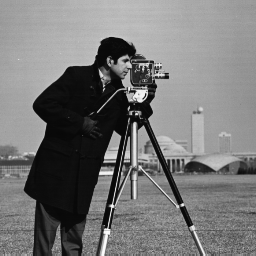
#> input picture test_images/camera.tif, 256 x 256 px
$ python cv_levelset.py test_images/camera.tif
#> lines starting #> are read from the running program, lines starting #| are printed output that depends on the picture
### helpers_cv_levelset.py
'''helpers_cv_levelset.py

Collection of functions use in the update iterations for the Chan Vese level set segmentation algorithm
proposed in the paper "Active Contours Without Edges - Chan, Vese - 2001"
'''
import math
import numpy as np

### FUNCTIONS #############################################################################################
def heaviside_reg(t, eps=1):
    '''Heaviside approximation in time
    Args:
        t (float):   time
        eps (float): regularization param
    '''
    return 0.5*(1 + 2/math.pi*math.atan2(t, eps))

# [7 lines left out: function delta_reg, not called in this run]

def coeff_A(lsf, i, j, mu=0.2, eta=10e-8):
    return mu / math.sqrt(eta**2 + (lsf[i+1,j]-lsf[i,j])**2 + ((lsf[i,j+1]-lsf[i,j-1])/2)**2)

def coeff_B(lsf, i, j, mu=0.2, eta=10e-8):
    return mu / math.sqrt(eta**2 + ((lsf[i+1,j]-lsf[i-1,j])/2)**2 + (lsf[i,j]-lsf[i+1,j])**2)

# [6 lines left out: function update_C, not called in this run]

def update_C_reg(image, lsf, selector=heaviside_reg):
    if isinstance(image, BoundsHandler_Base):
        M, N = image.array.shape
    else:
        M, N = image.shape

    c12 = [0, 0]
    for k in range(2):
        _c = 0
        _n = 0
        for i in range(M):
            for j in range(N):
                _c += image[i,j]*(k-selector(lsf[i,j]))
                _n += (k-selector(lsf[i,j]))
        c12[k] = _c/_n
        del _c, _n
    return tuple(c12)

# [8 lines left out: function update_fig_contour, not called in this run]

### CLASSES ###############################################################################################
class BoundsHandler_Base():
    '''Base class that doesnt implement safe bounds handling and throws numpy error instead'''
    def __init__(self, arr):
        self.array = arr

    def _bounds_handler(self, idx):
        return idx

    def __getitem__(self, idx):
        return self.array[self._bounds_handler(idx)]

    def __setitem__(self, idx, val):
        self.array[self._bounds_handler(idx)] = val

class BoundsHandler_Clamp(BoundsHandler_Base):
    '''Clamping bounds:
    arr[-1, j] = arr[0,   j]
    arr[M,  j] = arr[M-1, j]
    arr[i, -1] = arr[i,   0]
    arr[i,  N] = arr[i, N-1]
    '''
    def __init__(self, arr):
        super().__init__(arr)

    def _bounds_handler(self, idx):
        idx = list(idx)
        for i in range(len(idx)):
            if idx[i] >= self.array.shape[i]: idx[i] = self.array.shape[i]-1
            if idx[i] < 0: idx[i] = 0
        return tuple(idx)

class BoundsHandler_Mirror(BoundsHandler_Base):
    '''Mirroring bounds:
    arr[-1, j] = arr[+1,  j]
    arr[M,  j] = arr[M-2, j]
    arr[i, -1] = arr[i,  +1]
    arr[i,  N] = arr[i, N-2]
    '''
    def __init__(self, arr):
        super().__init__(arr)

    # [6 lines left out: function _bounds_handler, not called in this run]

### cv_levelset.py
'''cv_levelset.py

Implementation of the Chan Vese level set segmentation algorithm proposed in the
paper "Active Contours Without Edges - Chan, Vese - 2001" for grayscale 2D image data
'''
import time
import sys
import os
import math
import PIL
from PIL import Image
import numpy as np
from numpy import linalg
import matplotlib
import matplotlib.pyplot as plt
import helpers_cv_levelset as helpers
if __name__ != '__main__':
    raise ImportError('This module cannot be imported. Exiting with status (3)')

#################################################################
# load image from argv
if len(sys.argv) < 2:
    sys.exit('ArgumentError: Must supply image as an argument\n'
             '  Usage:  {!s} <image-file>'.format(sys.argv[0]))

p_image = sys.argv[1]
p_figs = os.path.join('figs', os.path.splitext(os.path.basename(p_image))[0])
os.makedirs(p_figs, exist_ok=True)
with Image.open(p_image) as image:
#> image is the input picture: PIL image 256x256 L; min 7, max 253, mean 118.7
    im = np.array(image)
M, N = im.shape
#> M = 256; N = 256
fig = plt.figure()
ax = fig.add_subplot(111)
ax.imshow(im, cmap='gray')

#################################################################
# settings
verbose = True
save_figs = True
output_filetype = '.png'

# Objective Functional Term Weights
mu = 0.2              # contour length regularizer
nu = 0                # contour area regularizer
lambda1 = lambda2 = 1 # two-term data fidelities

                      # Hyperparams
dt = 0.5              # iteration time step
eps = 1               # Heaviside/Delta regularizer
eta = 10e-8           # prevent div-by-0 errors

tol = 1e-3            # stopping criteria
max_iters = 20        # halting criteria

#################################################################
# closures - for shortening lsf update function
def A(lsf, i, j):
    return helpers.coeff_A(lsf, i, j, mu, eta)

def B(lsf, i, j):
    return helpers.coeff_B(lsf, i, j, mu, eta)

def H(t):
    return helpers.heaviside_reg(t, eps)

def D(t):
    return helpers.delta_reg(t, eps)

#################################################################
# initialize lsf to checkerboard
lsf = np.zeros(im.shape)
for x1 in range(lsf.shape[0]):
    for x2 in range(lsf.shape[1]):
        lsf[x1, x2] = math.sin(math.pi/5*x1) * math.sin(math.pi/5*x2)
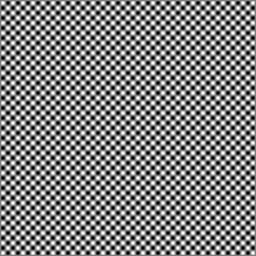
#> lsf: shape (256, 256) float64; min -0.905, max 0.905, mean 0.000145; drawn with min black and max white
I = helpers.BoundsHandler_Clamp(im)
L = helpers.BoundsHandler_Clamp(lsf)

iter = 0
break_loop = False
while True:
    iter += 1
    sys.stdout.write('iter: {:4d}'.format(iter))

    # keep current lsf copy for tolerance check
    lsf_n = np.copy(lsf)

    # compute c1 and c2 as region averages
    #  c1, c2 = helpers.update_C(I, L)
#> (the run stopped early here; a loop or call above may not have finished)
